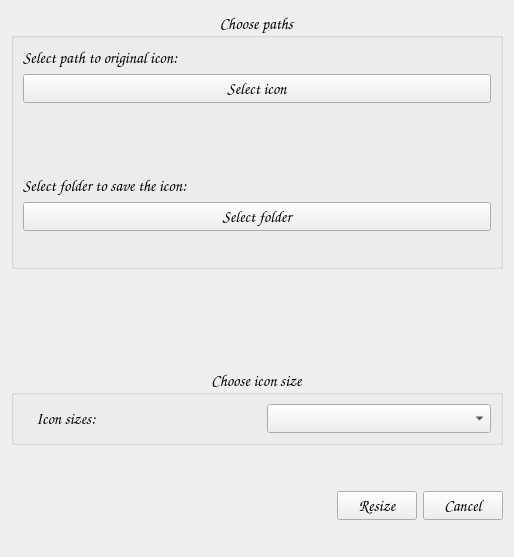
<?xml version="1.0" encoding="UTF-8"?>
<ui version="4.0">
 <class>fm_main</class>
 <widget class="QWidget" name="fm_main">
  <property name="geometry">
   <rect>
    <x>0</x>
    <y>0</y>
    <width>514</width>
    <height>557</height>
   </rect>
  </property>
  <property name="font">
   <font>
    <family>Comic Sans MS</family>
    <pointsize>12</pointsize>
   </font>
  </property>
  <property name="windowTitle">
   <string>Tumbnail Resizer Tool</string>
  </property>
  <property name="windowIcon">
   <iconset resource="../../App_icons/img_resource.qrc">
    <normaloff>:/main/content-management_thumb.png</normaloff>:/main/content-management_thumb.png</iconset>
  </property>
  <layout class="QGridLayout" name="gridLayout">
   <item row="1" column="0" colspan="2">
    <spacer name="verticalSpacer_3">
     <property name="orientation">
      <enum>Qt::Vertical</enum>
     </property>
     <property name="sizeHint" stdset="0">
      <size>
       <width>20</width>
       <height>40</height>
      </size>
     </property>
    </spacer>
   </item>
   <item row="4" column="0">
    <spacer name="horizontalSpacer">
     <property name="orientation">
      <enum>Qt::Horizontal</enum>
     </property>
     <property name="sizeHint" stdset="0">
      <size>
       <width>40</width>
       <height>20</height>
      </size>
     </property>
    </spacer>
   </item>
   <item row="3" column="1">
    <spacer name="verticalSpacer">
     <property name="orientation">
      <enum>Qt::Vertical</enum>
     </property>
     <property name="sizeType">
      <enum>QSizePolicy::Minimum</enum>
     </property>
     <property name="sizeHint" stdset="0">
      <size>
       <width>20</width>
       <height>40</height>
      </size>
     </property>
    </spacer>
   </item>
   <item row="4" column="1">
    <layout class="QHBoxLayout" name="hl_buttons">
     <property name="sizeConstraint">
      <enum>QLayout::SetDefaultConstraint</enum>
     </property>
     <item>
      <widget class="QPushButton" name="pb_resize">
       <property name="text">
        <string>Resize</string>
       </property>
       <property name="icon">
        <iconset resource="../../App_icons/img_resource.qrc">
         <normaloff>:/icons/scalability_thumb.png</normaloff>:/icons/scalability_thumb.png</iconset>
       </property>
      </widget>
     </item>
     <item>
      <widget class="QPushButton" name="pb_cancel">
       <property name="text">
        <string>Cancel</string>
       </property>
       <property name="icon">
        <iconset resource="../../App_icons/img_resource.qrc">
         <normaloff>:/icons/cross_thumb.png</normaloff>:/icons/cross_thumb.png</iconset>
       </property>
      </widget>
     </item>
    </layout>
   </item>
   <item row="2" column="0" colspan="2">
    <widget class="QGroupBox" name="gb_size_choice">
     <property name="title">
      <string>Choose icon size</string>
     </property>
     <property name="alignment">
      <set>Qt::AlignCenter</set>
     </property>
     <layout class="QVBoxLayout" name="verticalLayout_2">
      <item>
       <layout class="QHBoxLayout" name="hl_image_size">
        <item>
         <widget class="QLabel" name="lb_image_size_image">
          <property name="sizePolicy">
           <sizepolicy hsizetype="Fixed" vsizetype="Preferred">
            <horstretch>0</horstretch>
            <verstretch>0</verstretch>
           </sizepolicy>
          </property>
          <property name="text">
           <string/>
          </property>
          <property name="pixmap">
           <pixmap resource="../../App_icons/img_resource.qrc">:/icons/icon_sizes_thumb.png</pixmap>
          </property>
         </widget>
        </item>
        <item>
         <widget class="QLabel" name="lb_image_size">
          <property name="text">
           <string>Icon sizes:</string>
          </property>
         </widget>
        </item>
        <item>
         <widget class="QComboBox" name="cb_sizes"/>
        </item>
       </layout>
      </item>
     </layout>
    </widget>
   </item>
   <item row="0" column="0" colspan="2">
    <widget class="QGroupBox" name="gb_get_paths">
     <property name="title">
      <string>Choose paths</string>
     </property>
     <property name="alignment">
      <set>Qt::AlignCenter</set>
     </property>
     <layout class="QVBoxLayout" name="verticalLayout">
      <item>
       <widget class="QLabel" name="lb_path_to_file">
        <property name="text">
         <string>Select path to original icon:</string>
        </property>
       </widget>
      </item>
      <item>
       <widget class="QPushButton" name="pb_select_img_path">
        <property name="text">
         <string>Select icon</string>
        </property>
        <property name="icon">
         <iconset resource="../../App_icons/img_resource.qrc">
          <normaloff>:/icons/image_in_thumb.png</normaloff>:/icons/image_in_thumb.png</iconset>
        </property>
       </widget>
      </item>
      <item>
       <layout class="QHBoxLayout" name="horizontalLayout_2">
        <item>
         <widget class="QLabel" name="lb_selected_img_path_image">
          <property name="sizePolicy">
           <sizepolicy hsizetype="Fixed" vsizetype="Preferred">
            <horstretch>0</horstretch>
            <verstretch>0</verstretch>
           </sizepolicy>
          </property>
          <property name="text">
           <string/>
          </property>
          <property name="pixmap">
           <pixmap resource="../../App_icons/img_resource.qrc">:/icons/pointer_icon_thumb.png</pixmap>
          </property>
          <property name="scaledContents">
           <bool>false</bool>
          </property>
         </widget>
        </item>
        <item>
         <widget class="QLabel" name="lb_selected_img_path"/>
        </item>
       </layout>
      </item>
      <item>
       <spacer name="verticalSpacer_2">
        <property name="orientation">
         <enum>Qt::Vertical</enum>
        </property>
        <property name="sizeHint" stdset="0">
         <size>
          <width>20</width>
          <height>40</height>
         </size>
        </property>
       </spacer>
      </item>
      <item>
       <widget class="QLabel" name="lb_folder_path">
        <property name="text">
         <string>Select folder to save the icon:</string>
        </property>
       </widget>
      </item>
      <item>
       <widget class="QPushButton" name="pb_select_folder_path">
        <property name="text">
         <string>Select folder</string>
        </property>
        <property name="icon">
         <iconset resource="../../App_icons/img_resource.qrc">
          <normaloff>:/icons/image_out_thumb.png</normaloff>:/icons/image_out_thumb.png</iconset>
        </property>
       </widget>
      </item>
      <item>
       <layout class="QHBoxLayout" name="horizontalLayout">
        <item>
         <widget class="QLabel" name="lb_selected_folder_path_image">
          <property name="sizePolicy">
           <sizepolicy hsizetype="Fixed" vsizetype="Preferred">
            <horstretch>0</horstretch>
            <verstretch>0</verstretch>
           </sizepolicy>
          </property>
          <property name="text">
           <string/>
          </property>
          <property name="pixmap">
           <pixmap resource="../../App_icons/img_resource.qrc">:/icons/pointer_folder_thumb.png</pixmap>
          </property>
         </widget>
        </item>
        <item>
         <widget class="QLabel" name="lb_selected_folder_path"/>
        </item>
       </layout>
      </item>
     </layout>
    </widget>
   </item>
   <item row="5" column="0" colspan="2">
    <layout class="QHBoxLayout" name="hl_image_size_2">
     <item>
      <widget class="QLabel" name="lb_message_image">
       <property name="sizePolicy">
        <sizepolicy hsizetype="Fixed" vsizetype="Preferred">
         <horstretch>0</horstretch>
         <verstretch>0</verstretch>
        </sizepolicy>
       </property>
       <property name="text">
        <string/>
       </property>
       <property name="pixmap">
        <pixmap resource="../../App_icons/img_resource.qrc">:/icons/mail_thumb.png</pixmap>
       </property>
      </widget>
     </item>
     <item>
      <widget class="QLabel" name="lb_message">
       <property name="text">
        <string/>
       </property>
      </widget>
     </item>
    </layout>
   </item>
  </layout>
 </widget>
 <resources>
  <include location="../../App_icons/img_resource.qrc"/>
 </resources>
 <connections/>
</ui>
